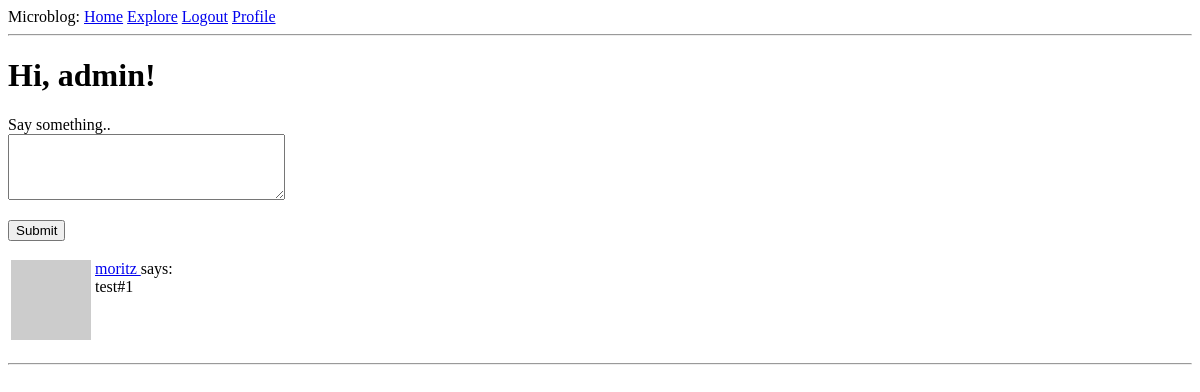
The page /index (signed in) on the database as committed earlier.
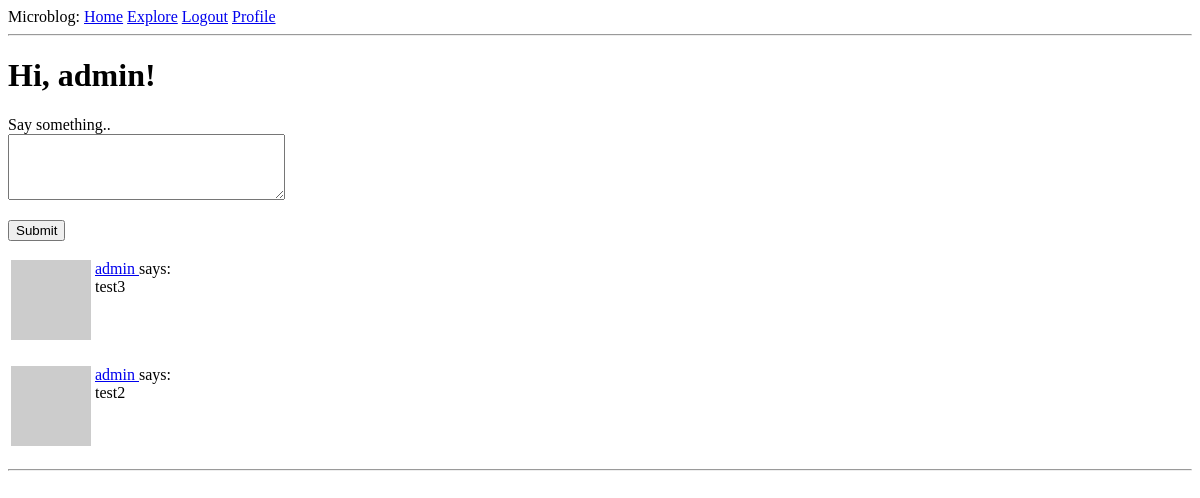
The same page on the database as committed later.
### app/models.py (models this page shows, shortened)
class Post(db.Model):
    id = db.Column(db.Integer, primary_key=True)
    body = db.Column(db.String(140))
    timestamp = db.Column(db.DateTime, index=True, default=datetime.utcnow)
    user_id = db.Column(db.Integer, db.ForeignKey('user.id'))

class User(UserMixin, db.Model):
    id = db.Column(db.Integer, primary_key=True)
    username = db.Column(db.String(64), index=True, unique=True)
    email = db.Column(db.String(120), index=True, unique=True)
    password_hash = db.Column(db.String(128))
    posts = db.relationship('Post', backref='author', lazy='dynamic')
    about_me = db.Column(db.String(140))
    last_seen = db.Column(db.DateTime, default=datetime.utcnow())
    followed = db.relationship(
        'User', secondary=followers,
        primaryjoin=(followers.c.follower_id == id),
        secondaryjoin=(followers.c.followed_id == id),
        backref=db.backref('followers', lazy='dynamic'), lazy='dynamic')
    def avatar(self, size):
        digest = md5(self.email.lower().encode('utf-8')).hexdigest()
        return 'https://www.gravatar.com/avatar/{}?d=identicon&s={}'.format(
            digest, size)
    def followed_posts(self):
        followed = Post.query.join(
            followers, (followers.c.followed_id == Post.user_id)).filter(
            followers.c.follower_id == self.id)
        own = Post.query.filter_by(user_id=self.id)
        return followed.union(own).order_by(Post.timestamp.desc())

### app/routes.py (the view)
@app.route('/', methods=['GET', 'POST'])
@app.route('/index', methods=['GET', 'POST'])
@login_required
def index():
    form = PostForm()
    if form.validate_on_submit():
        post = Post(body=form.post.data, author=current_user)
        db.session.add(post)
        db.session.commit()
        flash("Your post is now live.")
        return redirect(url_for("index"))
    page = request.args.get('page', 1, type=int)
    posts = current_user.followed_posts().paginate(
        page, app.config['POSTS_PER_PAGE'], False)
    next_url = url_for('index', page=posts.next_num) \
        if posts.has_next else None
    prev_url = url_for('index', page=posts.prev_num) \
        if posts.has_prev else None
    return render_template('index.html', title='Home', form=form,
                           posts=posts.items, next_url=next_url,
                           prev_url=prev_url)

### app/forms.py
class PostForm(FlaskForm):
    post = TextAreaField("Say something..", validators=[DataRequired(), Length(min=1, max=140)])
    submit = SubmitField("Submit")

### app/models.py (called while the page is built)
@login.user_loader
def load_user(id):
    return User.query.get(int(id))

### app/routes.py (called while the page is built)
@app.before_request
def before_request():
    if current_user.is_authenticated:
        current_user.last_seen = datetime.utcnow()
        db.session.commit()

### app/templates/index.html (shortened to what this page needs)
<!DOCTYPE html>
{% extends "base.html" %}
{% block content %}
<h1>Hi, {{ current_user.username }}!</h1>
{% if form %}
<form action="" method="post">
    <p>
        {{ form.post.label }}<br>
        {{ form.post(cols=32, rows=4) }}<br>
    </p>
    <p>{{ form.submit() }}</p>
</form>
{% endif %}
{% for post in posts %}
<p>
    {% include "__post.html" %}
</p>
{% endfor %}
{% endblock %}

### app/templates/__post.html
<!DOCTYPE html>
<table>
    <tr valign="top">
        <td><img src="{{ post.author.avatar(36) }}"></td>
        <td>
            <a href="{{ url_for('user', username=post.author.username) }}">
                {{ post.author.username }}
            </a>
            says:<br>{{ post.body }}
        </td>
    </tr>
</table>

Rows that differ between the two databases and show on the page:
no longer on this page (row unchanged): Post: author.username "moritz", body "test#1"
added Post: author.username "admin", body "test3"
added Post: author.username "admin", body "test2"
